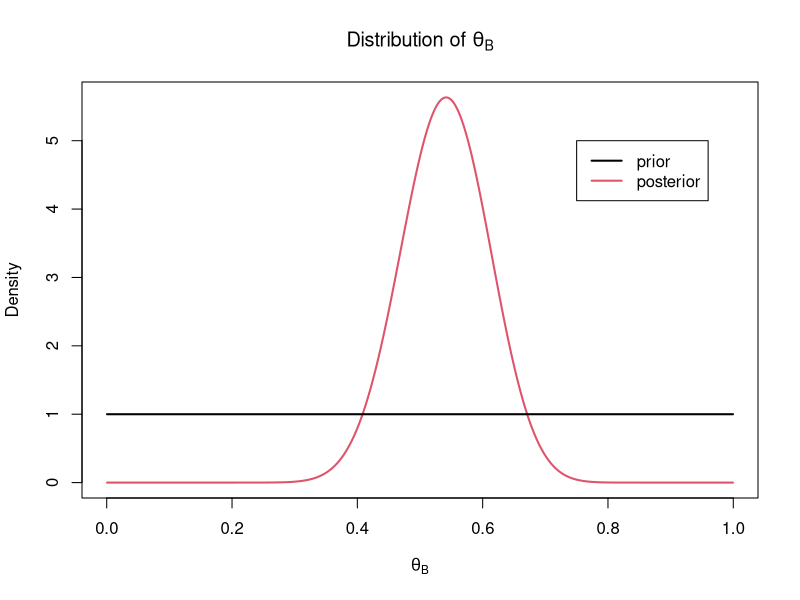
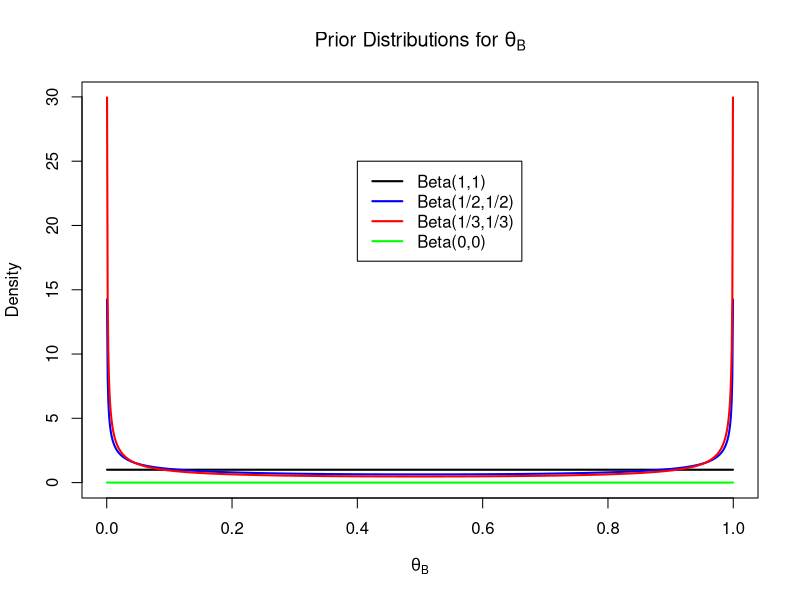
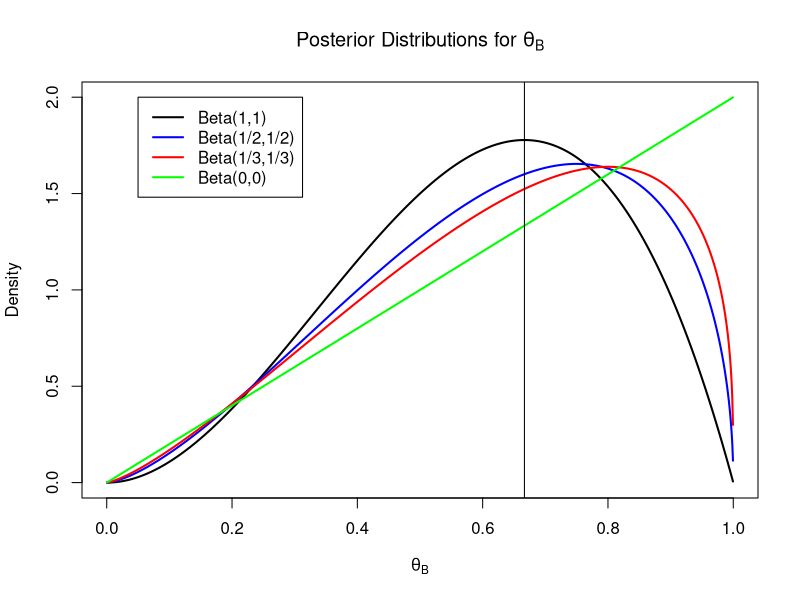
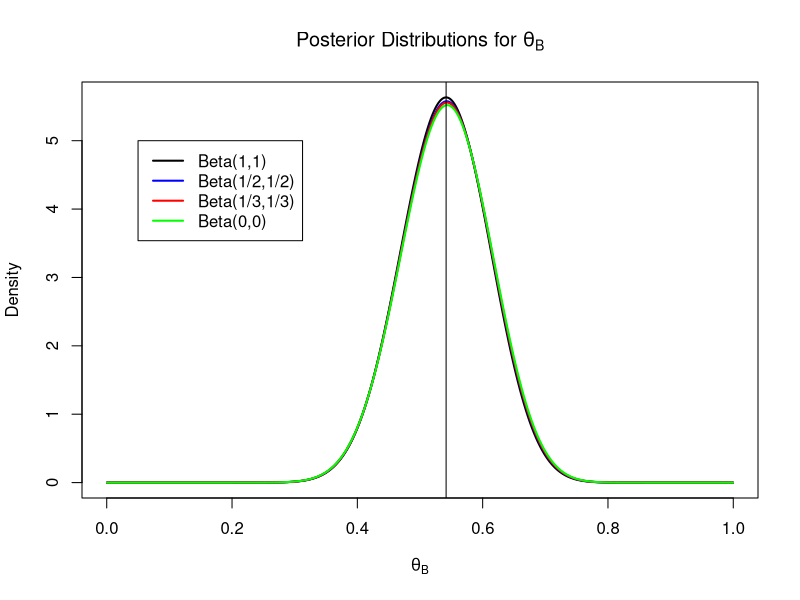
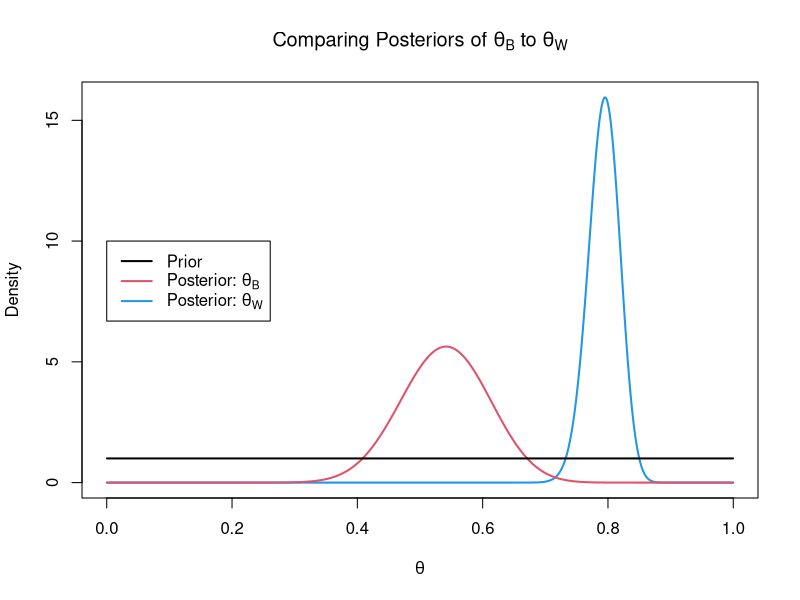
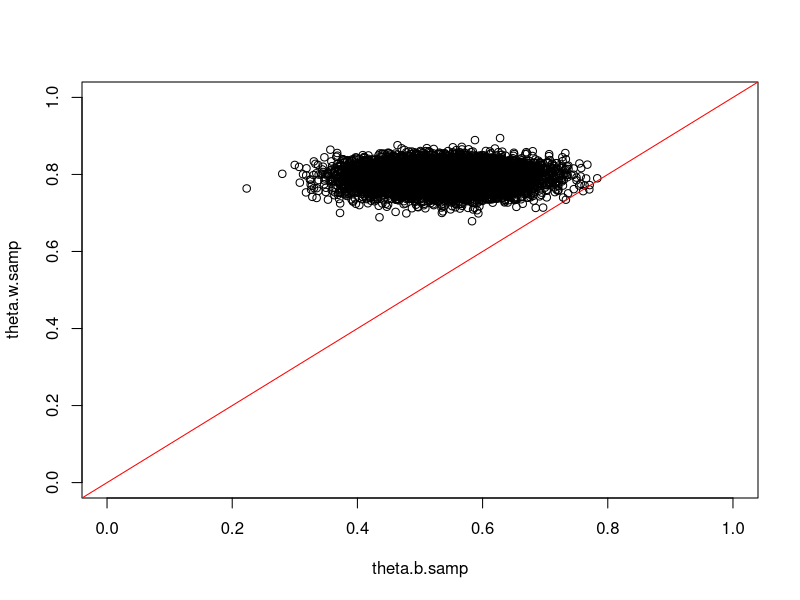
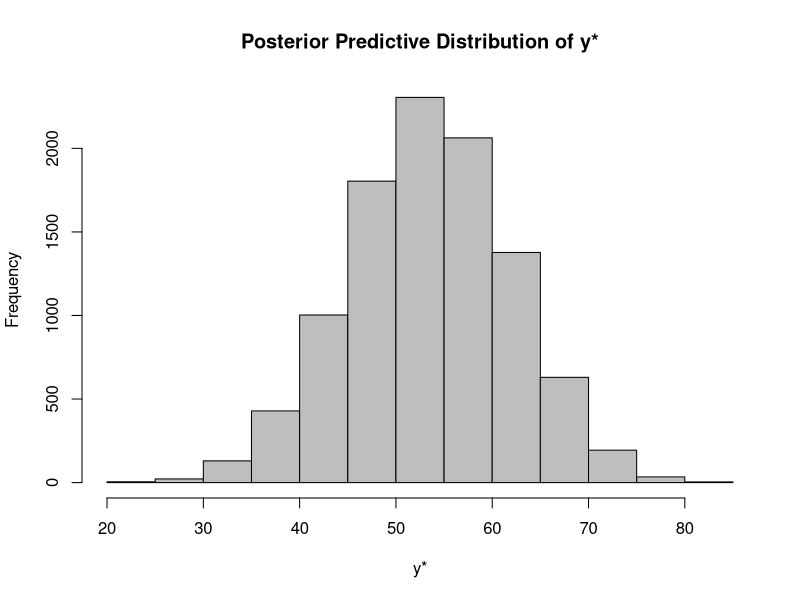
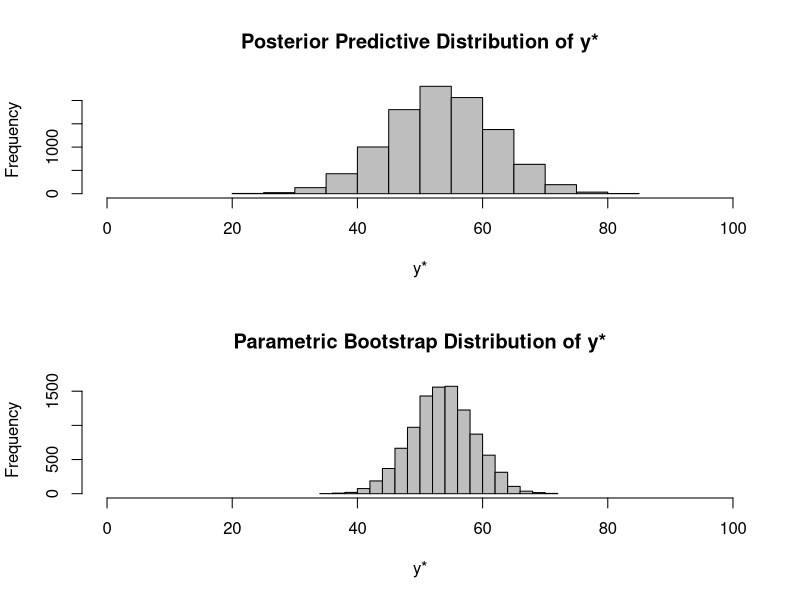

Write the R code that produced these figures, in order.
## ---- chunk 1
knitr::opts_chunk$set(echo = TRUE)
## ---- chunk 2
### Comparing Uniform Prior and Posterior for Theta_B ###
theta.b <- ppoints(1000)
?dbeta
posterior <- dbeta(theta.b,27,23)
plot(theta.b,posterior,type="l",col=2,lwd=2,main=expression(paste("Distribution of ",theta[B])),xlab=expression(theta[B]),ylab="Density")
lines(theta.b,rep(1,1000),type="l",col=1,lwd=2)
legend(0.75,5,c("prior","posterior"),col=c(1,2),lwd=2)

### Comparing Different Priors for Theta_B ###
density.unif <- dbeta(theta.b,1,1)
density.jeff <- dbeta(theta.b,1/2,1/2)
density.neut <- dbeta(theta.b,1/3,1/3)
density.impr <- dbeta(theta.b,0,0)  ## error!
density.impr <- dbeta(theta.b,0.000001,0.000001)

mindensity <- min(density.unif,density.jeff,density.neut,density.impr)
maxdensity <- max(density.unif,density.jeff,density.neut,density.impr)
plot(theta.b,density.unif,type="l",col="black",lwd=2,main=expression(paste("Prior Distributions for ",theta[B])),xlab=expression(theta[B]),ylab="Density",ylim=c(mindensity,maxdensity))
lines(theta.b,density.jeff,type="l",col="blue",lwd=2)
lines(theta.b,density.neut,type="l",col="red",lwd=2)
lines(theta.b,density.impr,type="l",col="green",lwd=2)
legend(0.4,25,c("Beta(1,1)","Beta(1/2,1/2)","Beta(1/3,1/3)","Beta(0,0)"),col=c("black","blue","red","green"),lwd=2)

#### Comparing Posterior for Different Priors for Small Dataset ###
#### Small Dataset: 2 successes, 1 failures

numsucc <- 2
numfail <- 1
theta.mle <- numsucc/(numsucc+numfail)
theta.b <- ppoints(1000)
posterior.unif <- dbeta(theta.b,numsucc+1,numfail+1)
posterior.jeff <- dbeta(theta.b,numsucc+1/2,numfail+1/2)
posterior.neut <- dbeta(theta.b,numsucc+1/3,numfail+1/3)
posterior.impr <- dbeta(theta.b,numsucc+0.000001,numfail+0.000001)
minpost <- min(posterior.unif,posterior.jeff,posterior.neut,posterior.impr)
maxpost <- max(posterior.unif,posterior.jeff,posterior.neut,posterior.impr)
plot(theta.b,posterior.unif,type="l",col="black",lwd=2,main=expression(paste("Posterior Distributions for ",theta[B])),xlab=expression(theta[B]),ylab="Density",ylim=c(minpost,maxpost))
lines(theta.b,posterior.jeff,type="l",col="blue",lwd=2)
lines(theta.b,posterior.neut,type="l",col="red",lwd=2)
lines(theta.b,posterior.impr,type="l",col="green",lwd=2)
legend(0.05,2,c("Beta(1,1)","Beta(1/2,1/2)","Beta(1/3,1/3)","Beta(0,0)"),col=c("black","blue","red","green"),lwd=2)
abline(v=theta.mle)


### Comparing Posterior for Different Priors for Teal v. Connecticut Blacks Data ###

numsucc <- 26
numfail <- 22

theta.mle <- numsucc/(numsucc+numfail)

theta.b <- ppoints(1000)
posterior.unif <- dbeta(theta.b,numsucc+1,numfail+1)
posterior.jeff <- dbeta(theta.b,numsucc+1/2,numfail+1/2)
posterior.neut <- dbeta(theta.b,numsucc+1/3,numfail+1/3)
posterior.impr <- dbeta(theta.b,numsucc+0.000001,numfail+0.000001)
minpost <- min(posterior.unif,posterior.jeff,posterior.neut,posterior.impr)
maxpost <- max(posterior.unif,posterior.jeff,posterior.neut,posterior.impr)
plot(theta.b,posterior.unif,type="l",col="black",lwd=2,main=expression(paste("Posterior Distributions for ",theta[B])),xlab=expression(theta[B]),ylab="Density",ylim=c(minpost,maxpost))
lines(theta.b,posterior.jeff,type="l",col="blue",lwd=2)
lines(theta.b,posterior.neut,type="l",col="red",lwd=2)
lines(theta.b,posterior.impr,type="l",col="green",lwd=2)
legend(0.05,5,c("Beta(1,1)","Beta(1/2,1/2)","Beta(1/3,1/3)","Beta(0,0)"),col=c("black","blue","red","green"),lwd=2)
abline(v=theta.mle)


### Comparing Posterior for Theta_B and Posterior for Theta_W ###
### Using Uniform(0,1) = Beta(1,1) Prior

theta <- ppoints(1000)
posterior.theta.b <- dbeta(theta,27,23)
posterior.theta.w <- dbeta(theta,207,54)
plot(theta,posterior.theta.w,type="l",col=4,lwd=2,main=expression(paste("Comparing Posteriors of ",theta[B]," to ",theta[W])),xlab=expression(theta),ylab="Density")
lines(theta,posterior.theta.b,type="l",col=2,lwd=2)
lines(theta,rep(1,1000),type="l",col=1,lwd=2)
legend(0,10,c("Prior",expression(paste("Posterior: ",theta[B])),expression(paste("Posterior: ",theta[W]))),col=c(1,2,4),lwd=2)

### Simulating values to calculate posterior probability ###

theta.b.samp <- rbeta(10000,27,23)
theta.w.samp <- rbeta(10000,207,54)
plot(theta.b.samp,theta.w.samp,xlim=c(0,1),ylim=c(0,1))
abline(0,1,col="red")
postprob <- sum(theta.b.samp < theta.w.samp)/10000
postprob

### Simulating values from posterior predictive distribution ###

theta.b.samp <- rbeta(10000,27,23)
ystar.b.samp <- rbinom(10000,100,theta.b.samp)
hist(ystar.b.samp,main="Posterior Predictive Distribution of y*",xlab="y*",col="gray")

### Comparing posterior predictive distribution to Binomial based on MLE ###

theta.b.mle <- 26/48
ystar.alt.samp <- rbinom(10000,100,theta.b.mle)
par(mfrow=c(2,1))
hist(ystar.b.samp,main="Posterior Predictive Distribution of y*",xlim=c(0,100),col="gray",xlab="y*")
hist(ystar.alt.samp,main="Parametric Bootstrap Distribution of y*",xlim=c(0,100),col="gray",xlab="y*")



##### reading in Poisson data ####

data <- read.table("data/planes.txt",header=T)
attach(data)

hist(fatal)

sumfatal <- sum(fatal)
n <- length(fatal)


##### looking at different Gamma priors #####
theta <- ppoints(1000)*40
gammaprior1 <- dgamma(theta,shape=200,rate=10)
gammaprior2 <- dgamma(theta,shape=1,rate=0.0001)
gammaprior3 <- dgamma(theta,shape=1/2,rate=0.0001)
gammaprior4 <- dgamma(theta,shape=1/3,rate=0.0001)
minplot <- min(gammaprior1,gammaprior2,gammaprior3,gammaprior4)
maxplot <- max(gammaprior1,gammaprior2,gammaprior3,gammaprior4)
par(mfrow=c(1,1))
plot(theta,gammaprior1,type="l",ylim=c(minplot,maxplot),lwd=2,ylab="")
lines(theta,gammaprior2,col=2,lwd=2)
lines(theta,gammaprior3,col=3,lwd=2)
lines(theta,gammaprior3,col=4,lwd=2)
legend('topright',c("Gamma(200,10)","Gamma(1,0)","Gamma(1/2,0)","Gamma(1/3,0)"),col=c(1,2,3,4),lwd=2)

##### looking at posterior for all these different priors #####
gammaposterior1 <- dgamma(theta,shape=(sumfatal+200),rate=(n+10))
gammaposterior2 <- dgamma(theta,shape=(sumfatal+1),rate=(n+0.0001))
gammaposterior3 <- dgamma(theta,shape=(sumfatal+1/2),rate=(n+0.0001))
gammaposterior4 <- dgamma(theta,shape=(sumfatal+1/3),rate=(n+0.0001))
minplot <- min(gammaposterior1,gammaposterior2,gammaposterior3,gammaposterior4)
maxplot <- max(gammaposterior1,gammaposterior2,gammaposterior3,gammaposterior4)
hist(fatal,xlim=c(0,40),ylim=c(minplot,maxplot),prob=T,col="gray",xlab="",ylab="",main="")
par(new=T)
plot(theta,gammaposterior1,type="l",xlim=c(0,40),ylim=c(minplot,maxplot),lwd=2,xlab="",ylab="",main="")
lines(theta,gammaposterior2,col=2,lwd=2)
lines(theta,gammaposterior3,col=3,lwd=2)
lines(theta,gammaposterior4,col=4,lwd=2)
legend("topright",c("Gamma(200,10)","Gamma(1,0)","Gamma(1/2,0)","Gamma(1/3,0)"),col=c(1:4),lwd=2)


